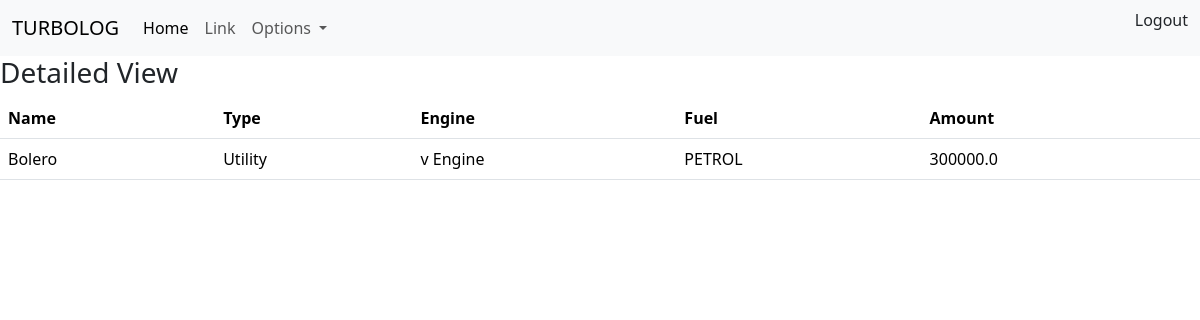
The app's page /vehicle/8/detail (signed in) with its own data.
### vehicle/models.py (models this page shows)
class Vehicle(models.Model):
    name = models.CharField(max_length=100)
    TYPE_OPTIONS = (
        ('Economy','Economy'),
        ('SUV','SUV'),
        ('sedan','sedan'),
        ('Hatchback','Hatchback'),
        ('electric','electric'),
        ('Hybrid','Hybrid'),
        ('Sports car','Sports car'),
        ('Coupe','Coupe'),
        ('Utility','Utility')
    )
    type = models.CharField(max_length=200,choices=TYPE_OPTIONS,default='Economy')
    ENGINE_TYPES = (
        ('Inline','Inline'),
        ('v Engine','v Engine'),
        ('W Engine','W Engine'),
        ('OPOC','OPOC')
    )
    engine = models.CharField(max_length=100,choices=ENGINE_TYPES,default='v Engine')
    FUEL_OPTIONS = (
        ('PETROL','PETROL'),
        ('DIESEL','DIESEL'),
        ('CNG','CNG'),
        ('ELECTRIC','ELECTRIC')
    )
    fuel = models.CharField(max_length=100,choices=FUEL_OPTIONS,default='PETROL')
    date = models.DateField(auto_now_add=True)
    amount = models.FloatField()

### vehicle/views.py (the view)
# urls.py: path('vehicle/<int:pk>/detail',views.VehicleDetailView.as_view(),name='vehicledetailview'),
@method_decorator(authenication,name='dispatch')
class VehicleDetailView(View):
    template_name = 'vehicle_detail.html'
    def get(self,request,*args,**kwargs):
        id = kwargs.get('pk')
        data = Vehicle.objects.get(id=id)
        return render(request,self.template_name,{'data':data})

### vehicle/templates/vehicle_detail.html
{%extends 'base.html'%}
{%block main_block%}
    <h3>Detailed View </h3>
    <table class="table">
        <tr>
            <th>Name</th>
            <th>Type</th>
            <th>Engine</th>
            <th>Fuel</th>
            <th>Amount</th>
        </tr>
        <tr>
            <td>{{data.name}}</td>
            <td>{{data.type}}</td>
            <td> {{data.engine}}</td>
            <td>{{data.fuel}}</td>
            <td>{{data.amount}}</td>
        </tr>
    </table>
{%endblock%}

### records on screen
Vehicle: name "Bolero", type "Utility", engine "v Engine", fuel "PETROL", amount "300000.0"
